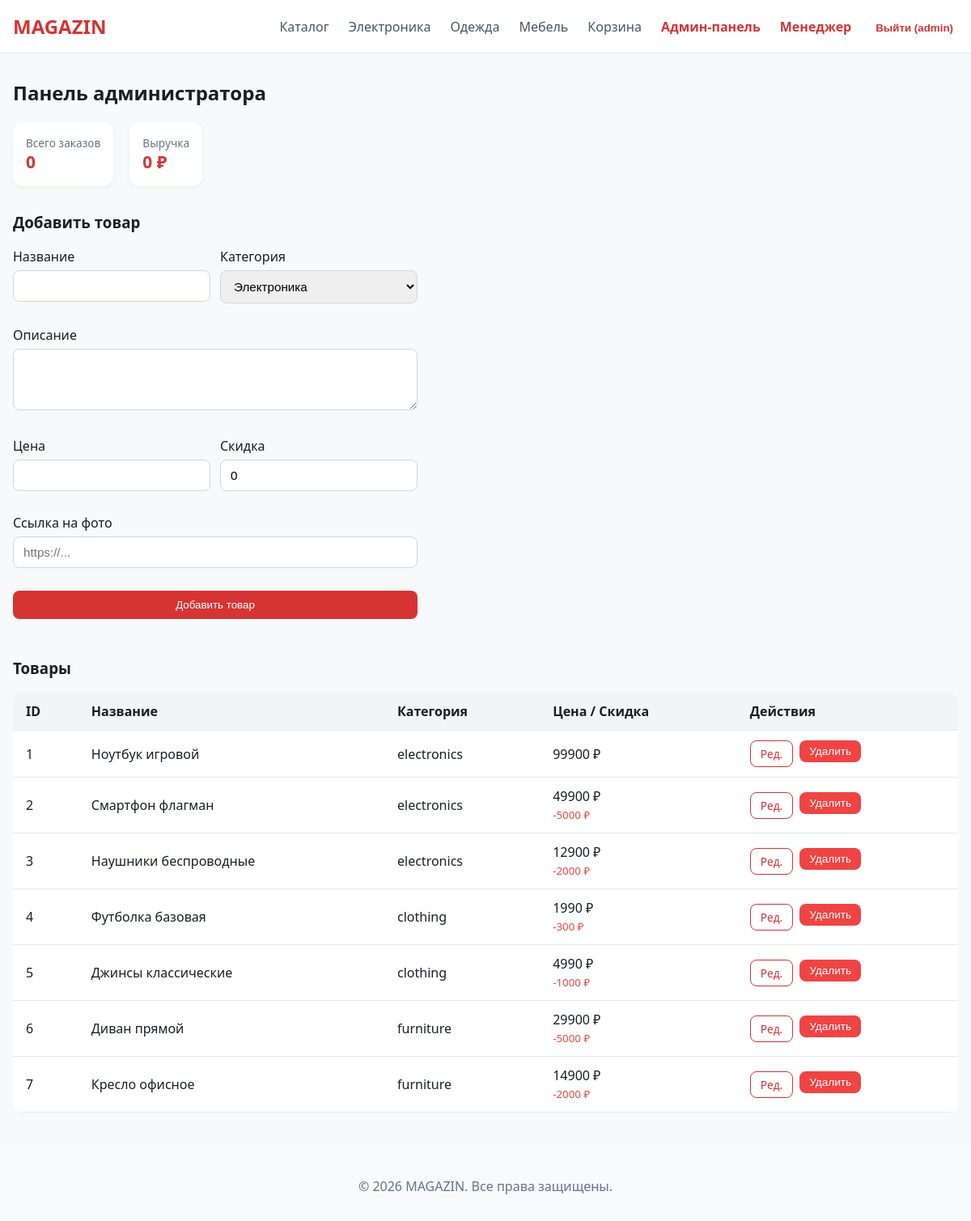
The app's page /dashboard_admin (signed in) with its own data.
### tables this page shows
CREATE TABLE products (
            id INTEGER PRIMARY KEY AUTOINCREMENT,
            name TEXT NOT NULL,
            description TEXT,
            price INTEGER NOT NULL,
            discount INTEGER DEFAULT 0,
            image_url TEXT,
            category TEXT NOT NULL
        );

### app.py (the view)
        def wrapper(*args, **kwargs):
            if 'role' not in session or session['role'] not in roles:
                flash('У вас нет доступа к этой странице', 'error')
                return redirect(url_for('index'))
            return f(*args, **kwargs)

### app.py (called while the page is built, shortened)
def role_required(*roles):
    def decorator(f):
        def wrapper(*args, **kwargs):
            if 'role' not in session or session['role'] not in roles:
                flash('У вас нет доступа к этой странице', 'error')
                return redirect(url_for('index'))
            return f(*args, **kwargs)
        wrapper.__name__ = f.__name__
        return wrapper
    return decorator

@app.route('/dashboard_admin', methods=['GET', 'POST'])
@role_required('admin')
def dashboard_admin():
    with sqlite3.connect(DB_NAME) as conn:
        conn.row_factory = sqlite3.Row
        cur = conn.cursor()
        cur.execute('SELECT COUNT(*) AS total_orders, COALESCE(SUM(total_price), 0) AS total_revenue FROM orders')
        stats = cur.fetchone()
        cur.execute('SELECT * FROM products')
        products = cur.fetchall()
    return render_template('dashboard_admin.html', stats=stats, products=products)

### templates/dashboard_admin.html (shortened to what this page needs)
{% extends 'base.html' %}
{% block content %}
<h2>Панель администратора</h2>
<div style="display:flex; gap:20px; margin-bottom:2rem; flex-wrap:wrap;">
  <div style="background:#fff; padding:16px; border-radius:12px; box-shadow:0 2px 6px rgba(0,0,0,0.05);">
    <div style="font-size:0.85rem; color:#6b7280;">Всего заказов</div>
    <div style="font-weight:700; font-size:1.3rem; color:#d63333;">{{ stats.total_orders or 0 }}</div>
  </div>
  <div style="background:#fff; padding:16px; border-radius:12px; box-shadow:0 2px 6px rgba(0,0,0,0.05);">
    <div style="font-size:0.85rem; color:#6b7280;">Выручка</div>
    <div style="font-weight:700; font-size:1.3rem; color:#d63333;">{{ stats.total_revenue or 0 }} ₽</div>
  </div>
</div>
<h3>Добавить товар</h3>
<form method="POST" style="max-width:500px; display:grid; grid-template-columns:1fr 1fr; gap:12px;">
  <div class="form-group"><label>Название</label><input type="text" name="name" required></div>
  <div class="form-group"><label>Категория</label>
    <select name="category" required>
      <option value="electronics">Электроника</option>
    </select>
  </div>
  <div class="form-group" style="grid-column:1/-1;"><label>Описание</label><textarea name="desc" rows="3" required></textarea></div>
  <div class="form-group"><label>Цена</label><input type="number" name="price" required></div>
  <div class="form-group"><label>Скидка</label><input type="number" name="discount" value="0"></div>
  <div class="form-group" style="grid-column:1/-1;"><label>Ссылка на фото</label><input type="url" name="img" placeholder="https://..."></div>
  <button type="submit" name="add_product" class="btn btn-primary" style="grid-column:1/-1;">Добавить товар</button>
</form>
<h3 style="margin-top:3rem;">Товары</h3>
<table>
  <thead>
    <tr>
      <th>ID</th>
      <th>Название</th>
      <th>Категория</th>
      <th>Цена / Скидка</th>
      <th>Действия</th>
    </tr>
  </thead>
  <tbody>
    {% for p in products %}
      <tr>
        <td>{{ p.id }}</td>
        <td>{{ p.name }}</td>
        <td>{{ p.category }}</td>
        <td>
          {{ p.price }} ₽
          {% if p.discount > 0 %}<br><small style="color:#ef4444;">-{{ p.discount }} ₽</small>{% endif %}
        </td>
        <td>
          <div style="display:flex; gap:8px;">
            <a href="{{ url_for('edit_product', pid=p.id) }}" class="btn btn-outline" style="padding:6px 12px; font-size:0.85rem; text-decoration:none;">Ред.</a>
            <form method="POST" onsubmit="return confirm('Удалить товар?');" style="display:inline;">
              <button type="submit" name="delete_product" class="btn btn-danger" style="padding:6px 12px; font-size:0.85rem;">Удалить</button>
            </form>
          </div>
        </td>
      </tr>
    {% endfor %}
  </tbody>
</table>
{% endblock %}

### templates/base.html (shortened to what this page needs)
<!DOCTYPE html>
<html lang="ru">
<head>
    <link rel="stylesheet" href="{{ url_for('static', filename='style.css') }}">
</head>
<body>
    <header style="background:#fff; border-bottom:1px solid #e2e8f0; padding:1rem 0;">
        <div style="max-width:1200px; margin:0 auto; display:flex; justify-content:space-between; align-items:center; padding:0 1rem;">
            <a href="{{ url_for('index') }}" style="font-size:1.5rem; font-weight:bold; color:#d63333; text-decoration:none;">MAGAZIN</a>
            <nav style="display:flex; gap:1.5rem; align-items:center;">
                <a href="{{ url_for('catalog', cat='all') }}" style="color:#475569; text-decoration:none;">Каталог</a>
                <a href="{{ url_for('catalog', cat='electronics') }}" style="color:#475569; text-decoration:none;">Электроника</a>
                <a href="{{ url_for('catalog', cat='clothing') }}" style="color:#475569; text-decoration:none;">Одежда</a>
                <a href="{{ url_for('catalog', cat='furniture') }}" style="color:#475569; text-decoration:none;">Мебель</a>
                {% if 'username' in session %}
                    <a href="{{ url_for('cart') }}" style="color:#475569; text-decoration:none;">Корзина</a>
                    {% if session.role == 'admin' %}
                        <a href="{{ url_for('dashboard_admin') }}" style="color:#d63333; text-decoration:none; font-weight:bold;">Админ-панель</a>
                    {% endif %}
                    {% if session.role in ['manager', 'admin'] %}
                        <a href="{{ url_for('dashboard_manager') }}" style="color:#d63333; text-decoration:none; font-weight:bold;">Менеджер</a>
                    {% endif %}
                    <form action="{{ url_for('logout') }}" method="post" style="display:inline;">
                        <button type="submit" style="background:none; border:none; color:#d63333; cursor:pointer; font-weight:bold;">Выйти ({{ session.username }})</button>
                    </form>
                {% else %}
                    <a href="{{ url_for('login') }}" style="color:#d63333; text-decoration:none; font-weight:bold;">Войти</a>
                {% endif %}
            </nav>
        </div>
    </header>
    <main style="max-width:1200px; margin:2rem auto; padding:0 1rem;">
        {% block content %}{% endblock %}
    </main>
    <footer style="background:#f8fafc; padding:2rem 0; text-align:center; color:#64748b; margin-top:3rem;">
        &copy; 2026 MAGAZIN. Все права защищены.
    </footer>
</body>
</html>

### static/style.css (style rules this page uses)
:root { --primary-red: #d63333; --dark-red: #b92c2c; --bg: #f8f9fa; --card-bg: #ffffff; --text: #1a1e21; --gray: #6b7280; }
body { background: var(--bg); color: var(--text); font-family: system-ui, -apple-system, Segoe UI, Roboto, Helvetica, Arial, sans-serif; margin: 0; }
.btn { display: inline-flex; align-items: center; justify-content: center; padding: 10px 16px; border: none; border-radius: 8px; font-weight: 500; cursor: pointer; text-decoration: none; transition: all 0.2s; }
.btn-primary { background: var(--primary-red); color: white; }
.btn-outline { background: transparent; border: 1px solid var(--primary-red); color: var(--primary-red); }
.btn-danger { background: #ef4444; color: white; }
form .form-group { margin-bottom: 16px; }
form label { display: block; margin-bottom: 6px; font-weight: 500; }
form input[type="text"], form input[type="number"], form input[type="url"], form input[type="password"], form select, form textarea { width: 100%; padding: 10px 12px; border: 1px solid #d1d5db; border-radius: 8px; font-size: 0.95rem; box-sizing: border-box; }
table { width: 100%; border-collapse: collapse; background: var(--card-bg); border-radius: 12px; overflow: hidden; }
th, td { padding: 12px 16px; text-align: left; border-bottom: 1px solid #e5e7eb; }
th { background: #f3f4f6; font-weight: 600; }

### records on screen
products: id "1", name "Ноутбук игровой", category "electronics", price "99900"
products: id "2", name "Смартфон флагман", category "electronics", price "49900", discount "5000"
products: id "3", name "Наушники беспроводные", category "electronics", price "12900", discount "2000"
products: id "4", name "Футболка базовая", category "clothing", price "1990", discount "300"
products: id "5", name "Джинсы классические", category "clothing", price "4990", discount "1000"
products: id "6", name "Диван прямой", category "furniture", price "29900", discount "5000"
products: id "7", name "Кресло офисное", category "furniture", price "14900", discount "2000"

### other values on screen
{{ session.username }} "admin"
{{ stats.total_orders or 0 }} "0"
{{ stats.total_revenue or 0 }} "0"
